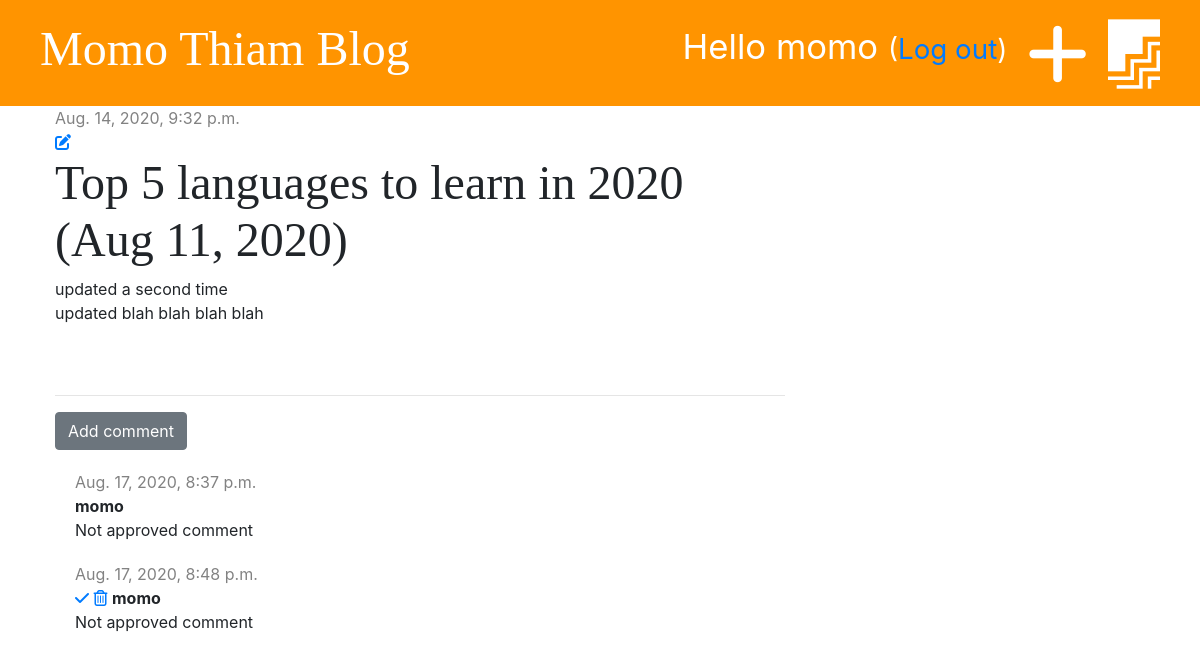
Page /post/2/ (signed in) on the committed database.
### blog/models.py (models this page shows, shortened)
class Post(models.Model):
    author = models.ForeignKey('auth.User', on_delete=models.CASCADE)
    title = models.CharField(max_length=200)
    text = models.TextField()
    created_date = models.DateTimeField(default=timezone.now)
    published_date = models.DateTimeField(blank=True, null=True)

class Comment(models.Model):
    post = models.ForeignKey('blog.Post', on_delete=models.CASCADE, related_name='comments')
    author = models.CharField(max_length=200)
    text = models.TextField()
    created_date = models.DateTimeField(default=timezone.now)
    approved = models.BooleanField(default=False)

### blog/views.py (the view)
# urls.py: path('post/<int:pk>/', views.post_detail, name='post_detail'),
def post_detail(request, pk):
    post = get_object_or_404(Post, pk=pk)
    stuff_for_frontend = {'post': post}
    return render(request, 'blog/post_detail.html', stuff_for_frontend)

### blog/templates/blog/post_detail.html (shortened to what this page needs)
{% extends 'blog/base.html' %}
{% block content %}
    <div class="post">
        {% if post.published_date %}
            <div class="date">
                {{ post.published_date }}
            </div>
        {% else %}
            <a href="{% url 'post_publish' pk=post.pk %}" class="btn btn-primary">Publish</a>
        {% endif %}
        {% if user.is_authenticated %}
            <a href="{% url 'post_edit' pk=post.pk %}"><i class="fas fa-edit"></i></a>
        {% endif %}
        <h1>{{ post.title }}</h1>
        <p>{{ post.text|linebreaksbr }}</p>
    </div>
    <hr>
    <a href="{% url 'add_comment_to_post' pk=post.pk %}" class="btn btn-secondary">Add comment</a>
    {% for comment in post.comments.all %}
        {% if user.is_authenticated or comment.approved %}
            <div class="comment">
                <div class="date">
                    {{ comment.created_date }}
                </div>
                {% if not comment.approved and user.is_superuser %}
                    <a href="{% url 'comment_approve' pk=comment.pk %}"><i class="fas fa-check"></i></a>
                    <a href="{% url 'comment_remove' pk=comment.pk %}"><i class="far fa-trash-alt"></i></a>
                {% endif %}
                <strong>{{ comment.author }}</strong>
                <p>{{ comment.text }}</p>
            </div>
        {% endif %}
    {% empty %}
        <p>No comments yet...</p>
    {% endfor %}
{% endblock %}

### blog/templates/blog/base.html (shortened to what this page needs)
{% load static %}
<!DOCTYPE html>
<html lang="en">
<head>
    <link href="https://stackpath.bootstrapcdn.com/bootstrap/4.5.2/css/bootstrap.min.css" rel="stylesheet">
    <link rel="stylesheet" type="text/css" href="{% static 'css/blog.css' %}">
</head>
<body>
<div class="page-header">
    {% if user.is_authenticated %}
        <a href="{% url 'post_draft_list' %}" class="top-menu"><i class="fab fa-firstdraft fa-2x"></i></a>
        <a href="{% url 'post_new' %}" class="top-menu"><i class="fas fa-plus fa-2x" style="color: white;"></i></a>
    <p class="top-menu">Hello {{ user.username }} <small>(<a href="{% url 'logout' %}">Log out</a>)</small></p>
    {% else %}
        <a href="{% url 'login' %}" class="top-menu"><i class="fas fa-sign-in-alt fa-2x"></i></a>
    {% endif %}
        <h1><a href="{% url 'post_list' %}">Momo Thiam Blog</a></h1>
</div>
<div class="content container">
    <div class="row">
        <div class="col-md-8">
            {% block content %}
            {% endblock %}
        </div>
    </div>
</div>
</body>
</html>

### blog/static/css/blog.css (style rules this page uses)
.page-header { background-color: #ff9400; margin-top: 0; padding: 20px 20px 20px 40px; }
.page-header h1, .page-header h1 a { color: #ffffff; font-size: 36pt; text-decoration: none; }
.content { margin-left: 40px; }
h1, h2, h3, h4 { font-family: 'Tangerine', 'Inconsalata', 'Droid Sans', serif; font-size: 48px; }
.date { color: #828282 }
.post { margin-bottom: 70px; }
.top-menu { color: #ffffff; float: right; font-size: 26pt; margin-right: 20px; }
.comment { margin: 20px 0px 20px 20px; }

### rows in the picture
Post: published_date "Aug. 14, 2020, 9:32 p.m.", title "Top 5 languages to learn in 2020 (Aug 11, 2020)", text "updated a second time updated blah blah blah blah"
Comment: created_date "Aug. 17, 2020, 8:37 p.m.", author "momo", text "Not approved comment"
Comment: created_date "Aug. 17, 2020, 8:48 p.m.", approved False (drawn), author "momo", text "Not approved comment"

### other values in the picture
{{ user.username }} "momo"
